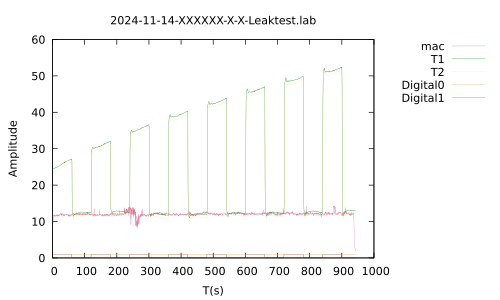

The script that saved this image:
set terminal pdf
set encoding utf8
set output "2024-11-14-XXXXXX-X-X-Leaktest.pdf"
set encoding utf8
#set xrange [0.0:600.0]
#set yrange [0.0:20.0]
set key outside
set style line 1 linecolor rgb '#DB7093' linewidth 0.1
set style line 2 linecolor rgb '#008000' linewidth 0.1
set style line 3 linecolor rgb '#FFE4B5' linewidth 0.1
set style line 4 linecolor rgb '#F4A460' linewidth 0.1
set style line 5 linecolor rgb '#A0522D' linewidth 0.1
set title "2024-11-14-XXXXXX-X-X-Leaktest.lab"
set xlabel "T(s)"
set ylabel "Amplitude"
plot "2024-11-14-XXXXXX-X-X-Leaktest.lab" every ::1 using 1:2 w l linestyle 1 title "mac", "2024-11-14-XXXXXX-X-X-Leaktest.lab" using 1:3 w l linestyle 2 title "T1", "2024-11-14-XXXXXX-X-X-Leaktest.lab" using 1:4 w l linestyle 3 title "T2", "2024-11-14-XXXXXX-X-X-Leaktest.lab" using 1:5 w l linestyle 4 title "Digital0", "2024-11-14-XXXXXX-X-X-Leaktest.lab" using 1:6 w l linestyle 5 title "Digital1"
